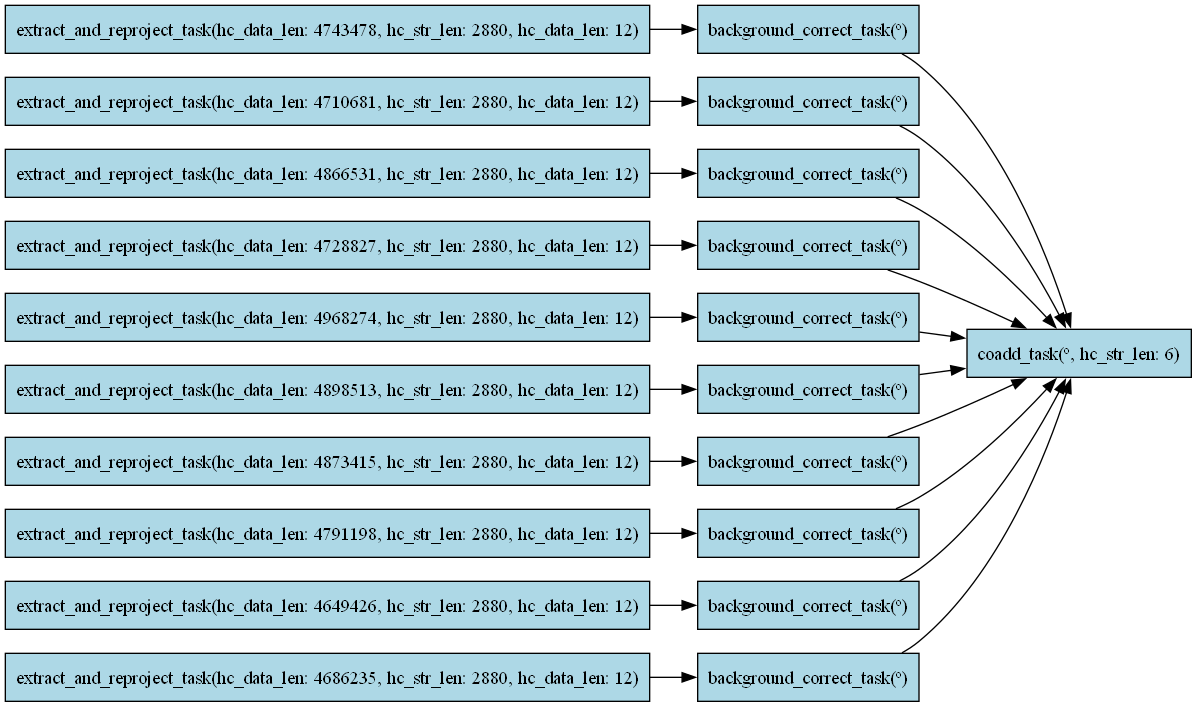

Reproduce this figure in Python.
from astropy import units as u
from pathlib import Path
import numpy as np
from astropy.io import fits
from astropy.wcs import WCS
from reproject import reproject_interp
from reproject.mosaicking import find_optimal_celestial_wcs
from astropy.visualization import ZScaleInterval, AsinhStretch, ImageNormalize
import matplotlib.pyplot as plt
from typing import List, Tuple
import os
import sys
import time

sys.path.append(os.path.abspath(os.path.join(os.path.dirname(__file__), "..", "..")))
from src.dag_task_node import DAGTask
from src.utils.logger import create_logger

# Import common worker configurations
sys.path.append(os.path.abspath(os.path.join(os.path.dirname(__file__), "..")))
from common.config import WORKER_CONFIG

logger = create_logger(__name__)

def _local_scan_fits_task(input_dir: str) -> List[bytes]:
    """
    Scan directory for FITS files matching pattern and load their binary data.
    Returns list of binary data.
    """
    input_path = Path(input_dir)
    files = sorted(input_path.rglob("*.fits"))
    
    file_data_list: List[bytes] = []
    for file_path in files:
        with open(file_path, 'rb') as f:
            binary_data = f.read()
        
        file_data_list.append(binary_data)
    
    return file_data_list

def _util_fits_bytes_to_tmp_file(file_data: bytes) -> Path:
    """Create temporary file from FITS binary data."""
    tmp_path = Path.cwd() / f"tmp_fits_{os.getpid()}_{id(file_data)}.fits"
    with open(tmp_path, 'wb') as tmp:
        tmp.write(file_data)
    return tmp_path

def _compute_global_wcs(file_data_list: List[bytes], pixscale: float | None = None) -> Tuple[WCS, Tuple[int, int]]:
    """
    Compute optimal mosaic WCS from all FITS files.
    This is called locally before creating parallel tasks.
    """
    datasets = []
    
    for file_data in file_data_list:
        tmp_path = None
        try:
            tmp_path = _util_fits_bytes_to_tmp_file(file_data)
            with fits.open(tmp_path) as hdul:
                hdu = hdul[0]
                if hdu.data is not None:
                    wcs = WCS(hdu.header).celestial
                # Use dummy data for WCS computation
                dummy_data = np.ones(hdu.data.shape)
                datasets.append((dummy_data, wcs))
        finally:
            if tmp_path and tmp_path.exists():
                tmp_path.unlink()
    
    if not datasets:
        raise ValueError("No valid FITS files found")
    
    if pixscale:
        resolution = pixscale * u.arcsec
        target_wcs, shape_out = find_optimal_celestial_wcs(datasets, resolution=resolution)
    else:
        target_wcs, shape_out = find_optimal_celestial_wcs(datasets)
    
    return target_wcs, shape_out

@DAGTask
def extract_and_reproject_task(file_data: bytes, target_wcs_header: str, shape_out: Tuple[int, int]) -> np.ndarray:
    """
    Extract WCS from binary FITS data and reproject to target WCS.
    Returns reprojected array.
    """
    # Write bytes to temporary file
    tmp_path = _util_fits_bytes_to_tmp_file(file_data)

    # Open FITS file and extract data/WCS
    with fits.open(tmp_path) as hdul:
        hdu = hdul[0]
        if hdu.data is None:
            logger.info(f"Invalid FITS file: no data")
            raise ValueError("Invalid FITS file: no data")

        data = hdu.data
        wcs = WCS(hdu.header).celestial

    # Reconstruct target WCS
    target_wcs = WCS(fits.Header.fromstring(target_wcs_header))
    
    # Reproject
    reprojected_data, _ = reproject_interp((data, wcs), target_wcs, shape_out=shape_out)

    return reprojected_data.astype(np.float32)

@DAGTask
def background_correct_task(reprojected_data: np.ndarray) -> np.ndarray:
    """
    Apply background correction to a single reprojected image.
    Returns background-corrected data.
    """
    # Simple median background subtraction
    median_bg = np.nanmedian(reprojected_data)
    corrected_data = reprojected_data - median_bg
    
    return corrected_data.astype(np.float32)

@DAGTask
def coadd_task(corrected_data_list: List[np.ndarray], method: str = "median") -> np.ndarray:
    """
    Co-add all background-corrected images into final mosaic.
    Returns the final mosaic array.
    """
    # Stack and combine
    stack = np.stack(corrected_data_list, axis=0)
    
    if method == "median":
        mosaic = np.nanmedian(stack, axis=0)
    elif method == "mean":
        mosaic = np.nanmean(stack, axis=0)
    elif method == "sum":
        mosaic = np.nansum(stack, axis=0)
    else:
        raise ValueError("Invalid method. Choose median, mean, or sum.")
    
    return mosaic

def _local_save_results_task(mosaic: np.ndarray, output_dir: str):
    """
    Save final mosaic as FITS and PNG files and display the image.
    """
    out_dir = Path(output_dir)
    out_dir.mkdir(parents=True, exist_ok=True)
    
    # Save PNG
    png_path = out_dir / "mosaic.png"
    z = ZScaleInterval()
    vmin, vmax = z.get_limits(mosaic)
    norm = ImageNormalize(vmin=vmin, vmax=vmax, stretch=AsinhStretch())
    
    plt.figure(figsize=(10, 10))
    plt.imshow(mosaic, origin="lower", cmap="gray", norm=norm)
    plt.axis("off")
    plt.savefig(png_path, dpi=200, bbox_inches="tight", pad_inches=0)
    
    plt.show()

# Configuration
if len(sys.argv) > 3:
    workload = sys.argv[3]
    if workload not in ["light", "heavy"]:
        print(f"Invalid workload: {workload}. Accepted: 'light' or 'heavy'")
        sys.exit(-1)
else:
    print("No workload specified, defaulting to 'heavy'")
    workload = "heavy"

if workload == "light":
    input_dir = "../_inputs/montage_light/"
    output_dir = "../_outputs/montage_light/"
else:
    input_dir = "../_inputs/montage_heavy/"
    output_dir = "../_outputs/montage_heavy/"
PIXSCALE = 0.4
METHOD = "median"

# Task 1: Scan and load all FITS files into memory
file_data_list = _local_scan_fits_task(input_dir)
assert len(file_data_list) > 0, "No FITS files found in input directory"
print(f"[INFO] Loaded {len(file_data_list)} FITS files")

# Task 2: Compute global WCS locally (not a DAG task)
target_wcs, shape_out = _compute_global_wcs(file_data_list, PIXSCALE)
target_wcs_header = target_wcs.to_header().tostring()
print(f"[INFO] Computed target WCS with shape: {shape_out}")

# Task 3: Extract WCS and reproject each image (parallel)
reprojected_data_list = []
for file_data in file_data_list:
    reproj_data = extract_and_reproject_task(file_data, target_wcs_header, shape_out)
    reprojected_data_list.append(reproj_data)

# Task 4: Background correction (parallel)
corrected_data_list = []
for reproj_data in reprojected_data_list:
    corr_data = background_correct_task(reproj_data)
    corrected_data_list.append(corr_data)

# Task 5: Co-add all images
final_mosaic = coadd_task(corrected_data_list, METHOD)

# final_mosaic.visualize_dag(output_file=os.path.join("_dag_visualization", "montage"), open_after=False)

# Compute the DAG
start_time = time.time()
print(f"Starting Workflow | Workload Type: {workload}")
final_mosaic = final_mosaic.compute(dag_name="montage", config=WORKER_CONFIG, open_dashboard=False)
print(f"User waited: {time.time() - start_time:.3f}s")

# Task 6: Save results locally
# _local_save_results_task(final_mosaic, output_dir)